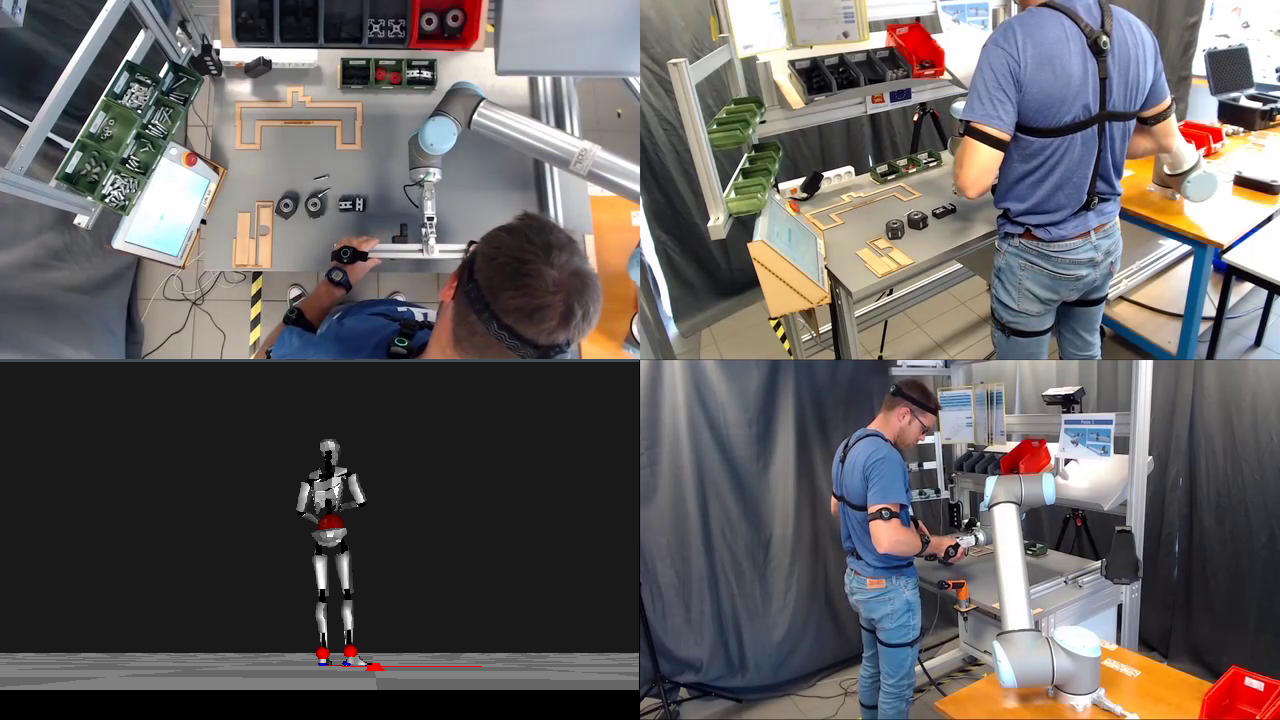
#> input picture data_sample/InHARD-master/rsc/InHard_dataset.png, 1280 x 720 px
$ python -i overlay.py   (imports and definitions only)
#> lines starting #> are read from the running program, lines starting #| are printed output that depends on the picture
#> further down, picture is the input picture: shape (720, 1280, 3); mean B, G, R 95, 95.4, 99.7
"""Draw HAR prediction overlays on video frames."""

from __future__ import annotations

import logging
from typing import Any

import cv2
import numpy as np

from vision_ops_backend.vision.har.constants import HAR_MODEL_COLORS

logger = logging.getLogger(__name__)

_yolo_model: Any = None
_yolo_failed = False

# BGR — fallback when track id unavailable
ACTION_BOX_BGR = (76, 175, 80)
PERSON_BOX_BGR = (79, 195, 247)
GREY_BOX_BGR = (150, 150, 150)
GREY_LABEL_BGR = (95, 95, 95)
GREY_TEXT_BGR = (210, 210, 210)
THEFT_ALERT_BGR = (0, 0, 200)  # red — robo hormiga alert box + chip

# Distinct frame colors per ByteTrack / YOLO detection index (BGR)
TRACK_PALETTE_BGR: tuple[tuple[int, int, int], ...] = (
    (79, 195, 247),   # cyan
    (76, 175, 80),    # green
    (0, 152, 255),    # orange
    (211, 84, 255),   # magenta
    (255, 183, 77),   # sky
    (180, 105, 255),  # purple
    (0, 215, 255),    # yellow
    (147, 112, 219),  # cornflower
    (92, 205, 212),   # turquoise
    (113, 179, 60),   # lime
    (60, 76, 231),    # red-orange
    (200, 130, 255),  # violet
)


# [21 lines left out: functions track_color_bgr, _track_ids_match, _person_label, not called in this run]


def desaturate_frame(frame_bgr: np.ndarray, *, color_weight: float = 0.28) -> np.ndarray:
    """Push frame toward grey so a focused person region can pop in color."""
#> called with color_weight = 0.28
    grey = cv2.cvtColor(frame_bgr, cv2.COLOR_BGR2GRAY)
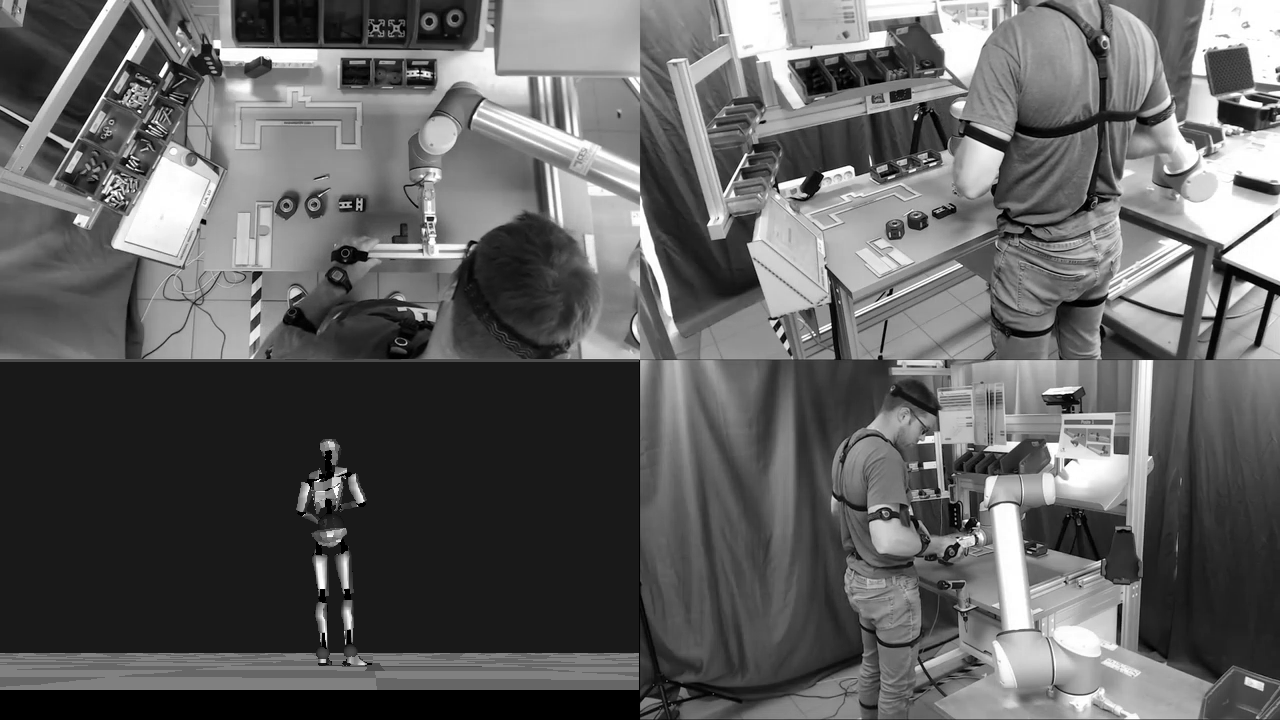
#> grey: shape (720, 1280); min 0, max 255, mean 96.6
    grey3 = cv2.cvtColor(grey, cv2.COLOR_GRAY2BGR)
    return cv2.addWeighted(frame_bgr, color_weight, grey3, 1.0 - color_weight, 0)
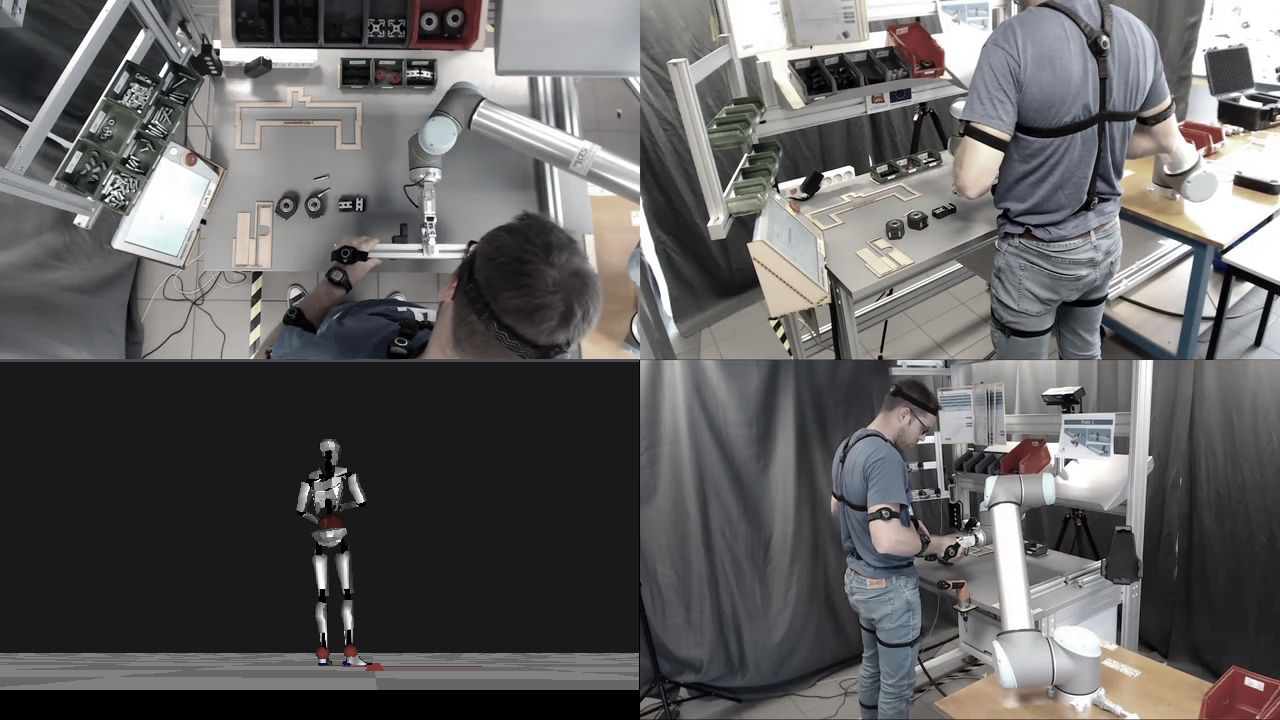
#> returned value: shape (720, 1280, 3); mean of channels 0, 1, 2 96.2, 96.3, 97.5; drawn as B, G, R


# [413 lines left out: functions restore_color_roi, _hex_to_bgr, build_motion_heatmap, detect_person_boxes, _draw_label_chip, draw_person_boxes_with_action and 5 more, not called in this run]

>>> import cv2
>>> picture = cv2.imread('../../../../../data_sample/InHARD-master/rsc/InHard_dataset.png')
>>> result = desaturate_frame(picture)
